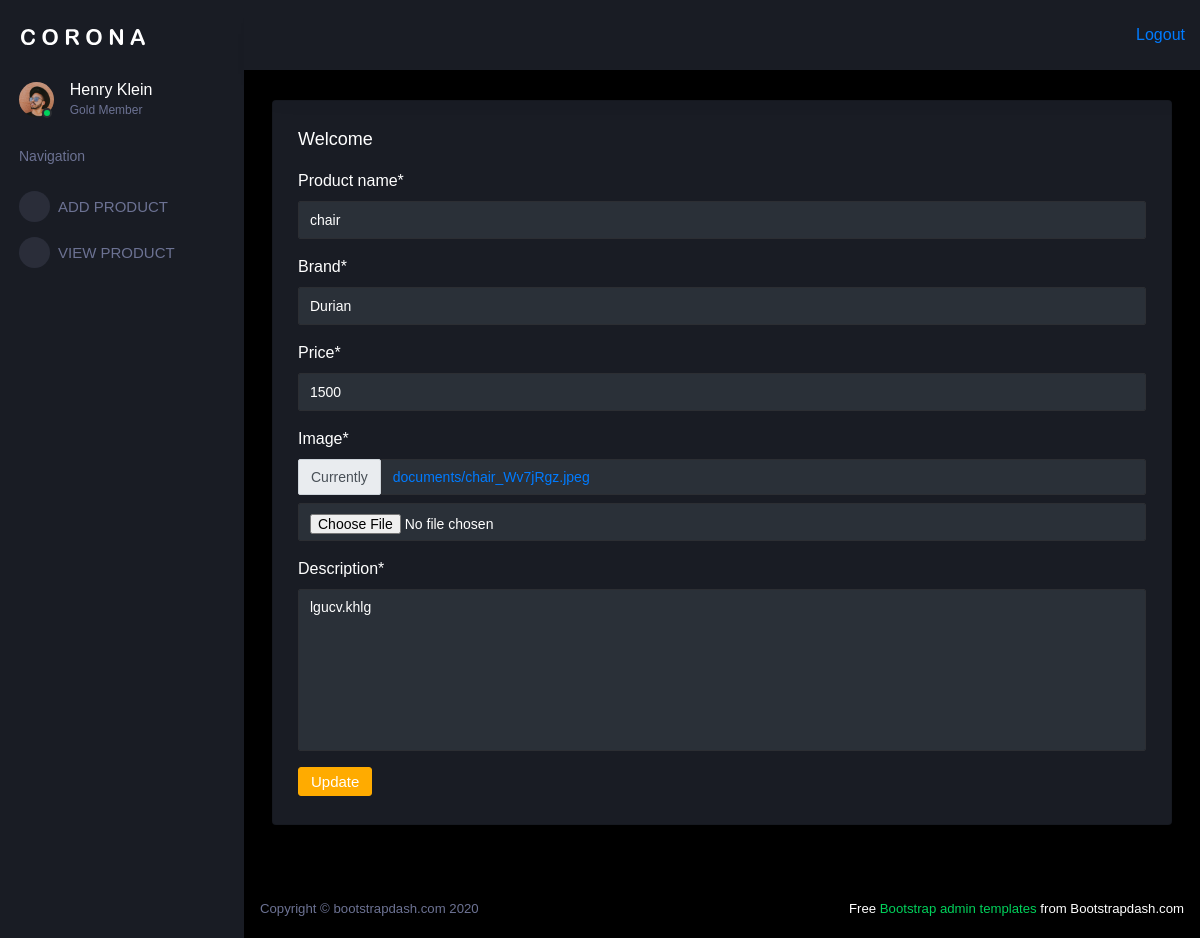
The app's page /product_update/1/ (signed in) with its own data.
### e_app/models.py (models this page shows)
class Product(models.Model):
    user = models.ForeignKey(Seller, on_delete=models.CASCADE, related_name='product')
    product_name = models.CharField(max_length=50)
    brand = models.CharField(max_length=30)
    price = models.IntegerField()
    image = models.FileField(upload_to='documents/')
    description = models.TextField()

### e_app/seller_views.py (the view)
# urls.py: path('product_update/<int:id>/', seller_views.product_update, name='product_update'),
@login_required(login_url='login_view')
def product_update(request,id):
    data=Product.objects.get(id=id)
    form=ProductForm(instance=data)
    if request.method=='POST':
        updated_data=ProductForm(request.POST,request.FILES,instance = data)
        updated_data.is_valid()
        updated_data.save()
        return redirect('product_view')
    return render(request,'seller/product_update.html',{'form':form})

### e_app/forms.py
class ProductForm(forms.ModelForm):
    class Meta:
        model = Product
        fields = '__all__'
        exclude = ('user',)

### templates/Seller/product_update.html (shortened to what this page needs)
{% extends 'Seller/seller_base.html' %}
{%load crispy_forms_tags %}
{% block content %}
<form method="POST" enctype="multipart/form-data">
   {{form|crispy}}
    <button type="submit" class="btn btn-warning">Update</button>
</form>
{% endblock %}

### records on screen
Product: product_name "chair", brand "Durian", price "1500", description "lgucv.khlg"
